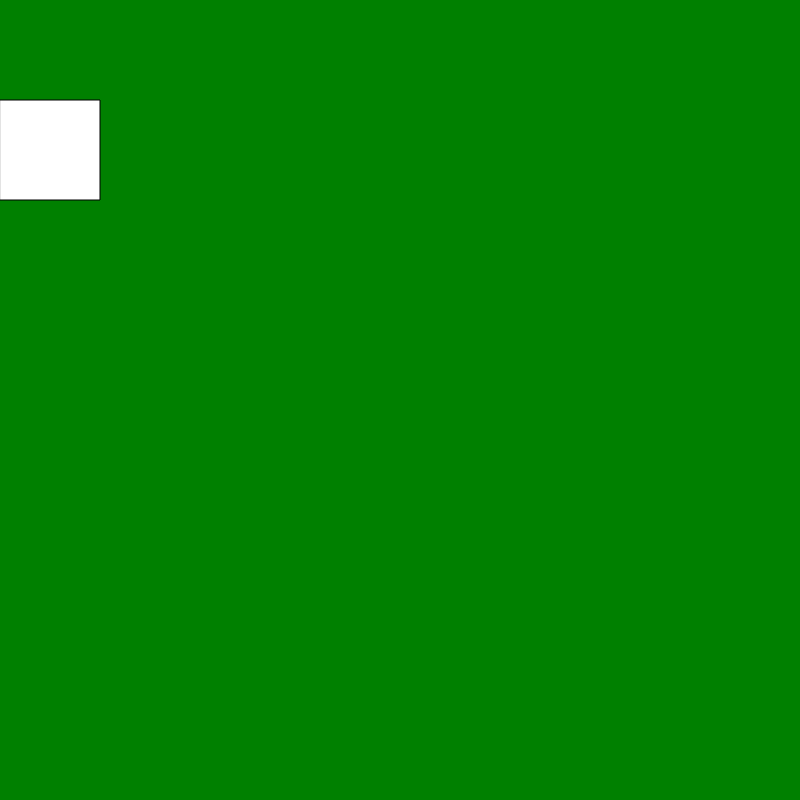
Frame 1 (no input)
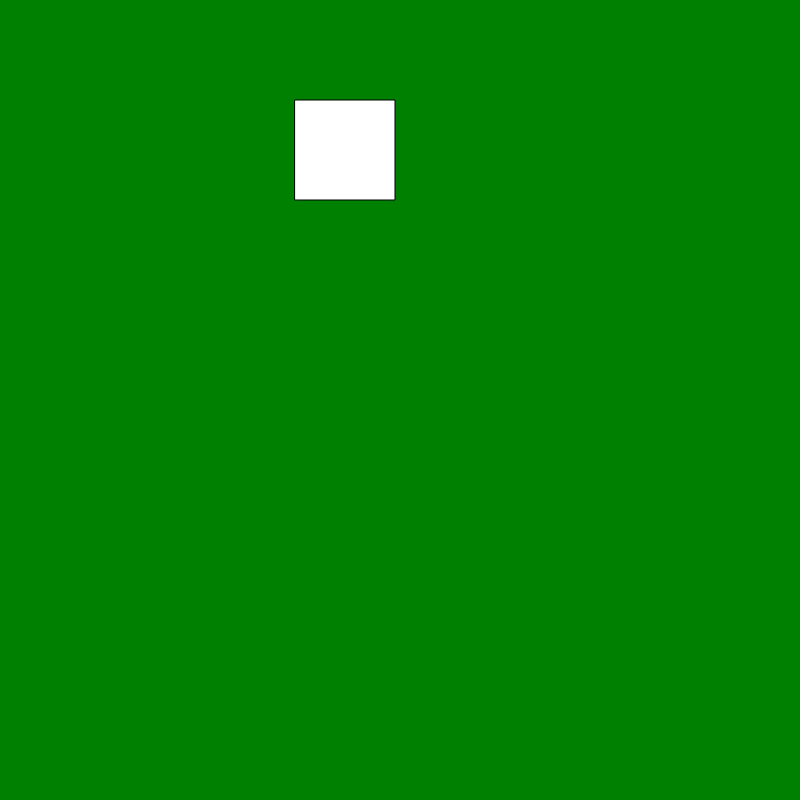
Frame 60 (no input)
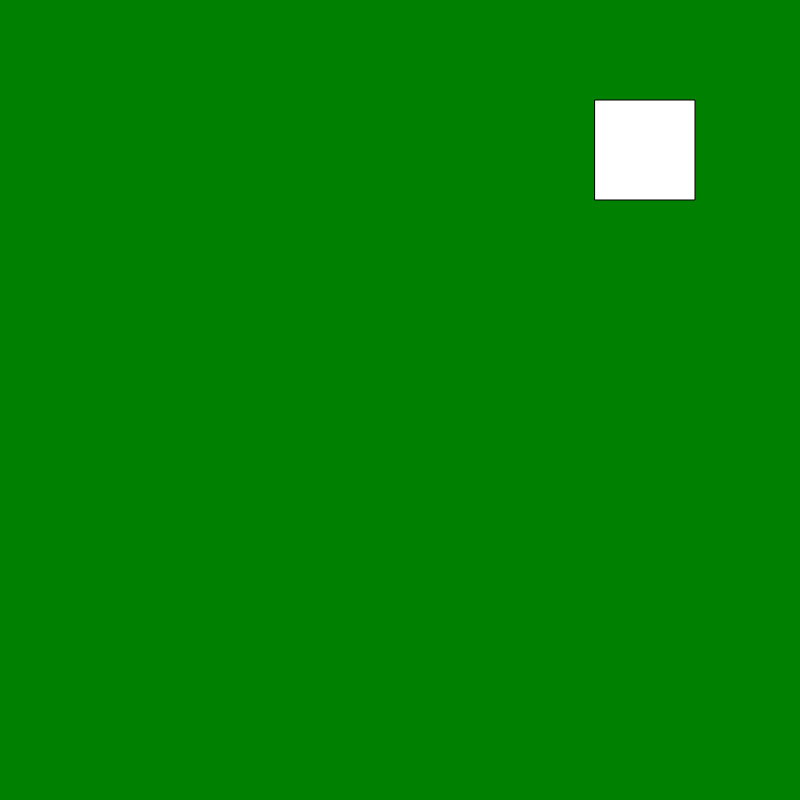
Frame 120 (the mouse pressed at the canvas centre since frame 60)

The p5.js sketch that drew these frames (run headless with seeded random() and noise() and a simulated clock; from frame 60 on, the mouse is pressed at the canvas centre):

// p5.js sketch
// ── sketch.js
var x = 0;

function setup() {
  // put setup code here
  createCanvas(800,800);


}

function draw() {
  // put drawing code here
  background('green');
  rect(x, 100, 100, 100)
  x = x + 5 ;
  if (x > width){
    x = 0 ;
  }
}
